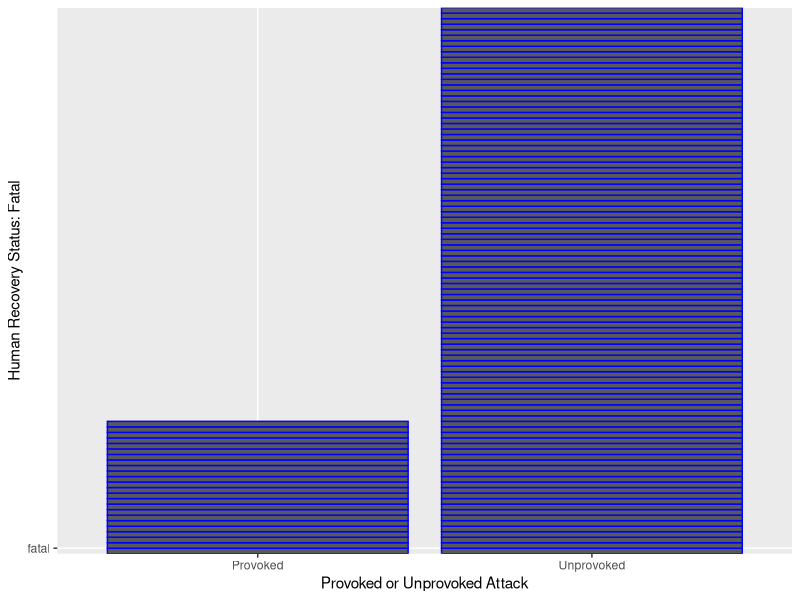
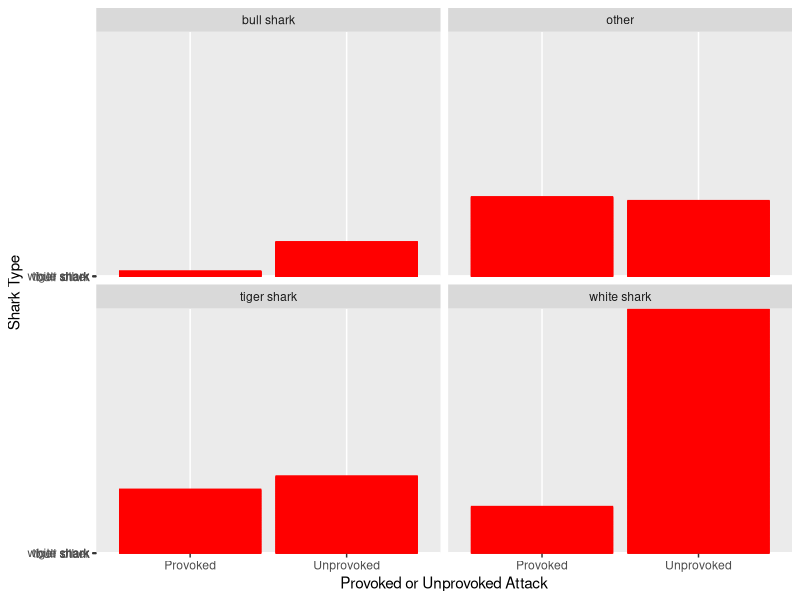

Generate these figures, in order, with R:
## ---- chunk 1
#Loading in packages and csv files
library(dplyr)
library(ggplot2)
top_sharks <- read.csv("../data/top.sharks.csv")
filtered_data_sharks <- select(top_sharks, Recovery.status, Provoked.unprovoked)
fatality_data <- filter(filtered_data_sharks, Recovery.status == "fatal", Provoked.unprovoked == c("Provoked", "Unprovoked"), na.rm=TRUE)
filtered_data_sharks <- select(top_sharks, Shark.common.name, Provoked.unprovoked) %>%
  filter(Provoked.unprovoked == "Provoked" | Provoked.unprovoked == "Unprovoked")
## ---- chunk 2
ggplot(data = fatality_data, mapping = aes(x = Provoked.unprovoked, y = Recovery.status)) +
  geom_bar(stat="identity", color="blue") +
  labs(x= "Provoked or Unprovoked Attack", y= "Human Recovery Status: Fatal")
## ---- chunk 3
ggplot(data=filtered_data_sharks, mapping = aes(x = Provoked.unprovoked, y = Shark.common.name)) +
  geom_bar(stat="identity", color="red", na.rm=TRUE) +
  labs(x="Provoked or Unprovoked Attack", y = "Shark Type") +
  facet_wrap(~Shark.common.name)
